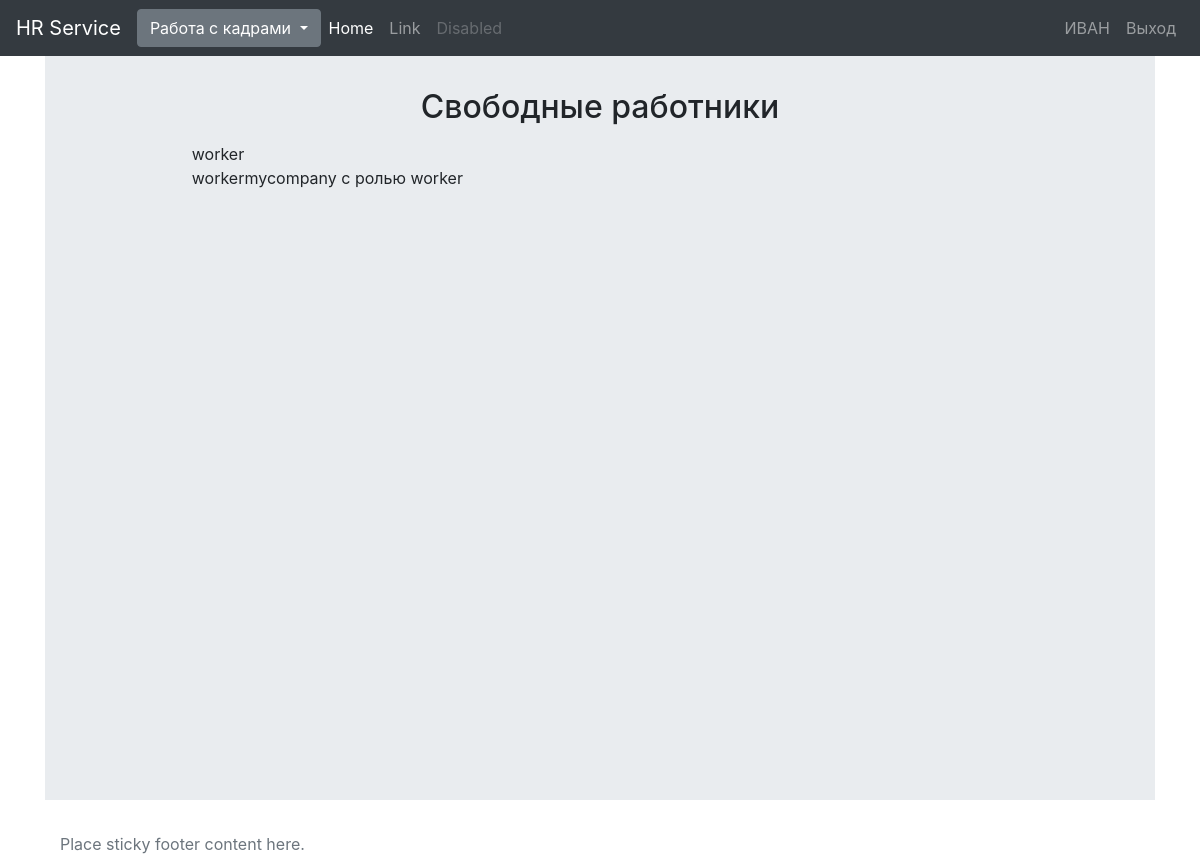
The page /free_worker/ (signed in) on the database its author committed.
### hrapp/models.py (models this page shows, shortened)
class Worker(models.Model):
    user = models.OneToOneField(User, on_delete=models.CASCADE)
    CHOICES_ROLE = (
        ('admin', 'Главный администратор компании'),
        ('worker', 'Наемный рабочий'),
        ('hrworker', 'Работник отдела кадров')
    )
    role = models.CharField(max_length=10, choices=CHOICES_ROLE)
    position = models.ForeignKey(Position, on_delete=models.SET_NULL, null=True, blank=True)
    vakant = models.BooleanField()

### hrapp/views.py (the view)
# urls.py: path('free_worker/', hr_views.freelist, name='free_worker'),
def freelist(request):
    worker = Worker.objects.get(user=request.user)
    freeworkerlist = Worker.objects.filter(vakant=True)
    return render(request, 'hrapp/worklist/freelist.html', {'worker': worker, 'fwl': freeworkerlist})

### hrapp/templates/hrapp/worklist/freelist.html
{% extends 'hrapp/base.html' %}
{% block namepage %}Свободные работники{% endblock namepage %}
{% block content %}
    {{ worker.role }}
    {% for worker in fwl %}
        <p>{{worker.user.username}} с ролью {{worker.role}}</p>
    {% endfor %}
{% endblock content %}

### hrapp/templates/hrapp/base.html (shortened to what this page needs)
{% load static %}
<!doctype html>
<html lang="en">
<head>
    <link rel="stylesheet" href="{% static 'css/bootstrap.min.css' %}">
    <link rel="stylesheet" href="{% static 'css/mycss.css' %}">
</head>
<body class="container">
<header>
    <nav class="navbar navbar-expand-md navbar-dark fixed-top bg-dark">
        <a class="navbar-brand" href="{% url 'home' %}">HR Service</a>
        <div class="collapse navbar-collapse" id="navbarCollapse">
            <div class="dropdown open">
                <button class="btn btn-secondary dropdown-toggle" type="button" id="dropdownMenuButton"
                        data-toggle="dropdown" aria-haspopup="true" aria-expanded="false">
                    Работа с кадрами
                </button>
            </div>
            <ul class="navbar-nav mr-auto">
                <li class="nav-item active">
                    <a class="nav-link" href="#">Home <span class="sr-only">(current)</span></a>
                </li>
                <li class="nav-item">
                    <a class="nav-link" href="#">Link</a>
                </li>
                <li class="nav-item">
                    <a class="nav-link disabled" href="#">Disabled</a>
                </li>
            </ul>
            {% if  user.is_authenticated %}
                <ul class="navbar-nav  text-right">
                    <li class="nav-item ">
                        <a class="nav-link" href="#"> {{ user }} <span class="sr-only">(current)</span></a>
                    </li>
                    <li class="nav-item">
                        <a class="nav-link" href="{% url 'sign_out' %}">Выход</a>
                    </li>
                </ul>
            {% endif %}
        </div>
    </nav>
</header>
<main role="main" class="container jumbotron jumbotron-fluid " style="height: 100vh"><br>
    <h2 class="text-center">{% block namepage %}{% endblock namepage %}</h2>
    <div class="d-flex bd-highlight ">
        <div class="p-2 w-75 align-content-center container bd-highlight ">
            {% block content %}
            {% endblock content %}
        </div>
    </div>
</main>
<footer class="footer">
    <div class="container">
        <span class="text-muted">Place sticky footer content here.</span>
    </div>
</footer>
</body>
</html>

### rows shown on the page
Worker: role "worker"
Worker: user.username "workermycompany", role "worker"

### other values the page prints
{{ user }} "ИВАН"
